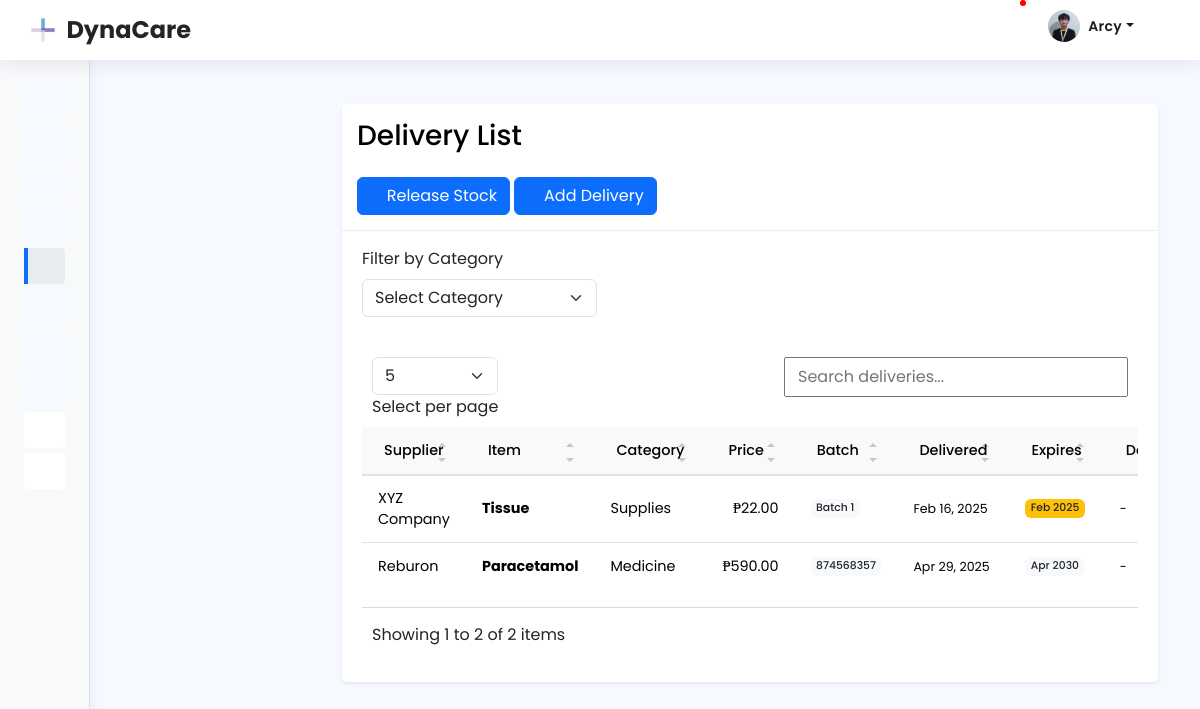
/delivery/delivery.php (signed in), run on an earlier commit of the app's database.
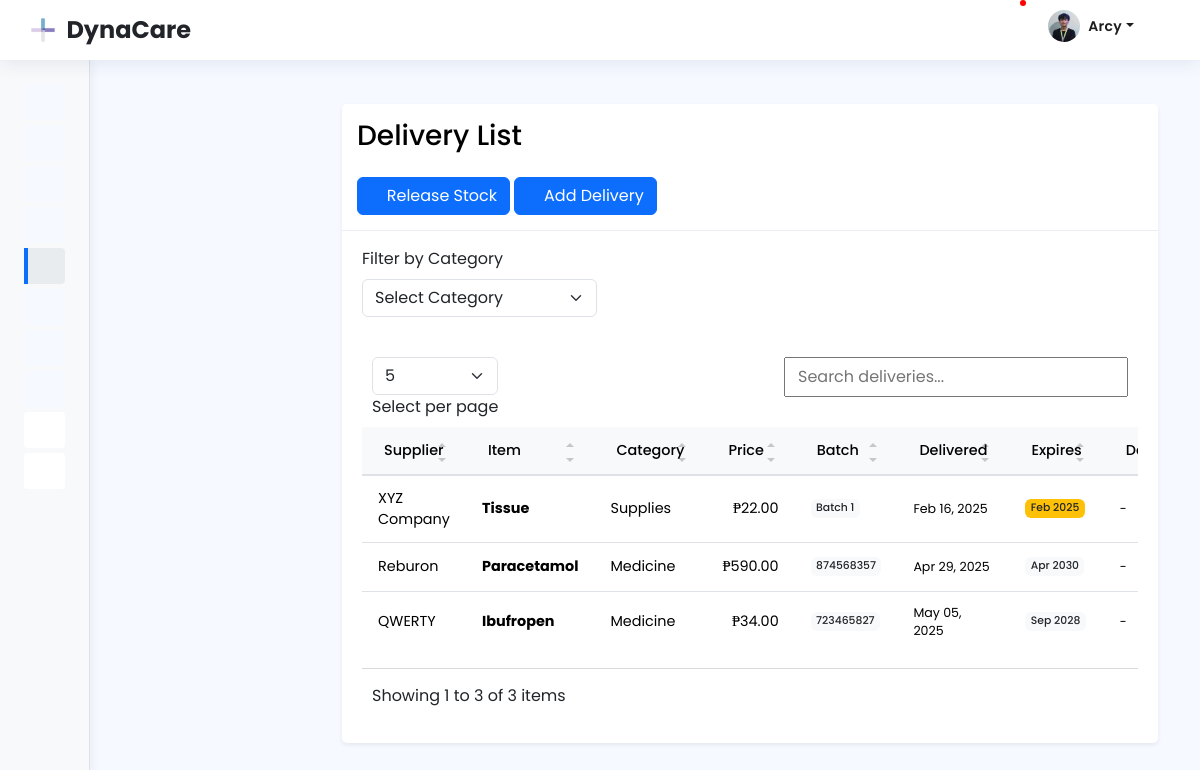
And on a later commit of the database.
### tables this page shows
CREATE TABLE `delivery` (
  `id` int(20) NOT NULL,
  `dosage` varchar(150) NOT NULL,
  `product_name` varchar(100) NOT NULL,
  `brand` varchar(150) NOT NULL,
  `batch` varchar(222) NOT NULL,
  `supplier` varchar(150) NOT NULL,
  `price` decimal(25,0) NOT NULL,
  `received` varchar(250) NOT NULL,
  `expiration_date` varchar(100) NOT NULL,
  `delivery_man` varchar(250) NOT NULL,
  `contact_number` varchar(100) NOT NULL,
  `quantity` varchar(100) NOT NULL,
  `categories_id` int(20) NOT NULL,
  `branch_id` int(11) DEFAULT NULL
);

CREATE TABLE `categories` (
  `id` int(20) NOT NULL,
  `category_name` varchar(20) NOT NULL
);

### delivery/delivery.php (the view, shortened to what the changed rows need)
<?php
include "../db_conn.php";
$sql = "SELECT d.*, c.category_name
        FROM delivery d
        LEFT JOIN categories c ON d.categories_id = c.id";
$result = $con->query($sql);
include '../includes/header.php';
include '../includes/footer.php';
?>
<main id="main" class="main">
    <section class="dashboard section">
        <div class="container">
            <div class="justify-content-center row">
                <div class="col-lg-12">
                    <div class="shadow-sm card">
                        <div class="card-body">
                            <form method="GET" action="" class="col-md-12 row">
                                <div class="mt-3 mb-3 col-md-4">
                                </div>
                            </form>
                            <div class="table-responsive">
                                <table id="myTable" class="table">
                                    <thead>
                                        <tr>
                                            <th>Supplier</th>
                                            <th>Item</th>
                                            <th>Category</th>
                                            <th>Price</th>
                                            <th>Batch</th>
                                            <th>Delivered</th>
                                            <th>Expires</th>
                                            <th>Delivery Man</th>
                                        </tr>
                                    </thead>
                                    <tbody>
                                        <?php if ($result->num_rows > 0): ?>
                                            <?php while ($row = $result->fetch_assoc()): ?>
                                                <tr>
                                                    <td><?php echo htmlspecialchars($row['supplier']); ?></td>
                                                    <td>
                                                        <strong><?php echo htmlspecialchars($row['product_name']); ?></strong>
                                                    </td>
                                                    <td><?php echo htmlspecialchars($row['category_name']); ?></td>
                                                    <td style="text-align: right;">₱<?php echo number_format($row['price'], 2); ?></td>
                                                    <td><span class="badge bg-light text-dark"><?php echo $row['batch']; ?></span></td>
                                                    <td><small><?php echo date('M d, Y', strtotime($row['received'])); ?></small></td>
                                                    <td>
                                                        <?php if ($row['expiration_date']): ?>
                                                            <span class="badge bg-<?php echo (strtotime($row['expiration_date']) < strtotime('+30 days') ? 'warning' : 'light'); ?> text-dark">
                                                                <?php echo date('M Y', strtotime($row['expiration_date'])); ?>
                                                            </span>
                                                        <?php else: ?>
                                                            -
                                                        <?php endif; ?>
                                                    </td>
                                                    <td><small><?php echo $row['delivery_man'] ? htmlspecialchars($row['delivery_man']) : '-'; ?></small></td>
                                                </tr>
                                            <?php endwhile; ?>
                                        <?php endif; ?>
                                    </tbody>
                                </table>
                            </div>
                        </div>
                    </div>
                </div>
            </div>
        </div>
    </section>
</main>

What changed in the data, as far as the page shows it:
added delivery: supplier "QWERTY", product_name "Ibufropen", categories.category_name "Medicine", price "34.00", batch "723465827", received "May 05, 2025", expiration_date "Sep 2028"
Also different on the page:
text written by a page script: "Select per page Showing 1 to 2 of 2 items" → "Select per page Showing 1 to 3 of 3 items"
